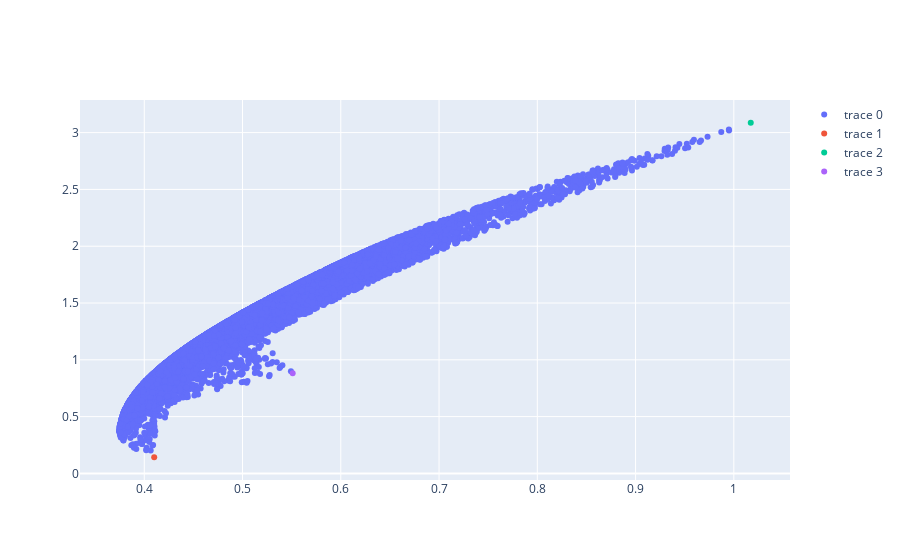

The notebook cell this image was saved under:
### Code cell
import plotly.graph_objs as go

fig = go.Figure([
    go.Scatter(
        x=df['std'],
        y=df['return'],
        mode='markers'
    )
])


for each in stocks:

    fig.add_trace(go.Scatter(
            x=np.array(stockPerformanceAnnualised(ptf[each]['daily_return'])[1]),
            y=np.array(stockPerformanceAnnualised(ptf[each]['daily_return'])[0]),
            mode='markers',
            text = each))

fig.show()

### Figure 1 — Plotly figure (JSON) as saved in the notebook; plotly's stock layout.template omitted (floating-point values rounded to 4 significant figures; data arrays with more than 128 entries replaced by an {"elided": "..."} marker saying what was removed)
{"data": [{"mode": "markers", "type": "scatter", "x": {"elided": "10000 float values"}, "y": {"elided": "10000 float values"}}, {"mode": "markers", "text": "BABA", "type": "scatter", "x": [0.4101], "y": [0.1424]}, {"mode": "markers", "text": "NIO", "type": "scatter", "x": [1.017], "y": [3.087]}, {"mode": "markers", "text": "SPOT", "type": "scatter", "x": [0.551], "y": [0.8812]}], "layout": {"autosize": true, "xaxis": {"autorange": true, "range": [0.3368, 1.055], "type": "linear"}, "yaxis": {"autorange": true, "range": [-0.0733, 3.303], "type": "linear"}}}
